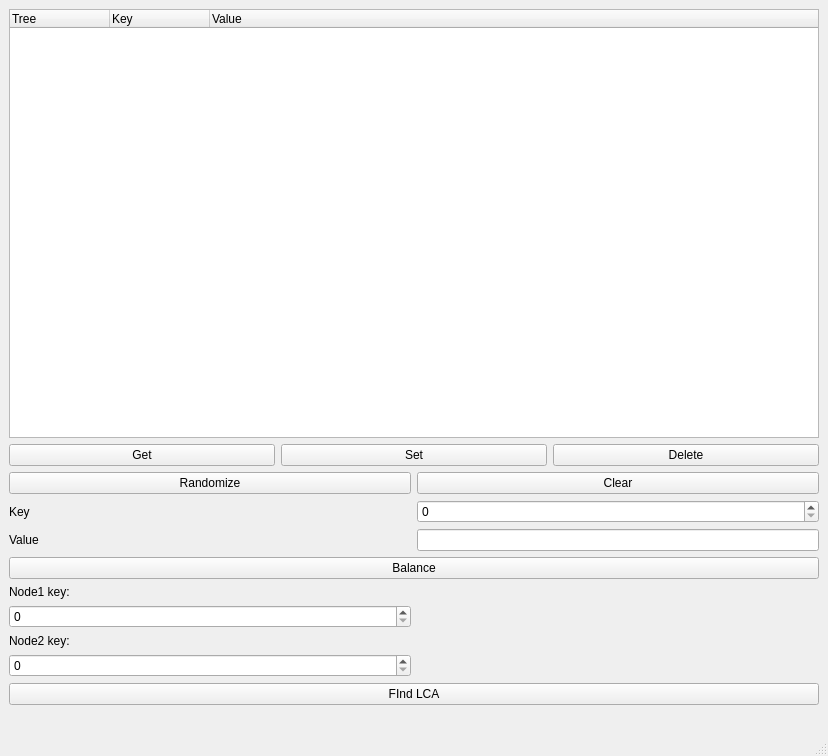
<?xml version="1.0" encoding="UTF-8"?>
<ui version="4.0">
 <class>MainWindow</class>
 <widget class="QMainWindow" name="MainWindow">
  <property name="geometry">
   <rect>
    <x>0</x>
    <y>0</y>
    <width>828</width>
    <height>756</height>
   </rect>
  </property>
  <property name="windowTitle">
   <string>MainWindow</string>
  </property>
  <widget class="QWidget" name="centralwidget">
   <layout class="QGridLayout" name="gridLayout">
    <item row="3" column="1">
     <widget class="QPushButton" name="clearBtn">
      <property name="sizePolicy">
       <sizepolicy hsizetype="Minimum" vsizetype="Fixed">
        <horstretch>1</horstretch>
        <verstretch>0</verstretch>
       </sizepolicy>
      </property>
      <property name="text">
       <string>Clear</string>
      </property>
     </widget>
    </item>
    <item row="1" column="0" colspan="2">
     <widget class="QTreeWidget" name="tree">
      <column>
       <property name="text">
        <string>Tree</string>
       </property>
      </column>
      <column>
       <property name="text">
        <string>Key</string>
       </property>
      </column>
      <column>
       <property name="text">
        <string>Value</string>
       </property>
      </column>
     </widget>
    </item>
    <item row="2" column="0" colspan="2">
     <layout class="QHBoxLayout" name="horizontalLayout">
      <item>
       <widget class="QPushButton" name="getBtn">
        <property name="text">
         <string>Get</string>
        </property>
       </widget>
      </item>
      <item>
       <widget class="QPushButton" name="setBtn">
        <property name="text">
         <string>Set</string>
        </property>
       </widget>
      </item>
      <item>
       <widget class="QPushButton" name="delBtn">
        <property name="text">
         <string>Delete</string>
        </property>
       </widget>
      </item>
     </layout>
    </item>
    <item row="11" column="0">
     <widget class="QLabel" name="label_2">
      <property name="text">
       <string>Node2 key:</string>
      </property>
     </widget>
    </item>
    <item row="7" column="0">
     <widget class="QLabel" name="label_4">
      <property name="text">
       <string>Value</string>
      </property>
     </widget>
    </item>
    <item row="6" column="1">
     <widget class="QSpinBox" name="key">
      <property name="maximum">
       <number>999999999</number>
      </property>
     </widget>
    </item>
    <item row="6" column="0">
     <widget class="QLabel" name="label_3">
      <property name="text">
       <string>Key</string>
      </property>
     </widget>
    </item>
    <item row="7" column="1">
     <widget class="QLineEdit" name="value"/>
    </item>
    <item row="10" column="0">
     <widget class="QSpinBox" name="key1">
      <property name="maximum">
       <number>999999999</number>
      </property>
     </widget>
    </item>
    <item row="8" column="0" colspan="2">
     <widget class="QPushButton" name="balanceBtn">
      <property name="text">
       <string>Balance</string>
      </property>
     </widget>
    </item>
    <item row="12" column="0">
     <widget class="QSpinBox" name="key2">
      <property name="maximum">
       <number>999999999</number>
      </property>
     </widget>
    </item>
    <item row="9" column="0">
     <widget class="QLabel" name="label">
      <property name="text">
       <string>Node1 key:</string>
      </property>
     </widget>
    </item>
    <item row="13" column="0" colspan="2">
     <widget class="QPushButton" name="lcaBtn">
      <property name="text">
       <string>FInd LCA</string>
      </property>
     </widget>
    </item>
    <item row="3" column="0">
     <widget class="QPushButton" name="randBtn">
      <property name="sizePolicy">
       <sizepolicy hsizetype="Minimum" vsizetype="Fixed">
        <horstretch>1</horstretch>
        <verstretch>0</verstretch>
       </sizepolicy>
      </property>
      <property name="text">
       <string>Randomize</string>
      </property>
     </widget>
    </item>
    <item row="14" column="0" colspan="2">
     <widget class="QLabel" name="answ">
      <property name="text">
       <string/>
      </property>
     </widget>
    </item>
   </layout>
  </widget>
  <widget class="QMenuBar" name="menubar">
   <property name="geometry">
    <rect>
     <x>0</x>
     <y>0</y>
     <width>828</width>
     <height>21</height>
    </rect>
   </property>
  </widget>
  <widget class="QStatusBar" name="statusbar"/>
 </widget>
 <resources/>
 <connections/>
</ui>
